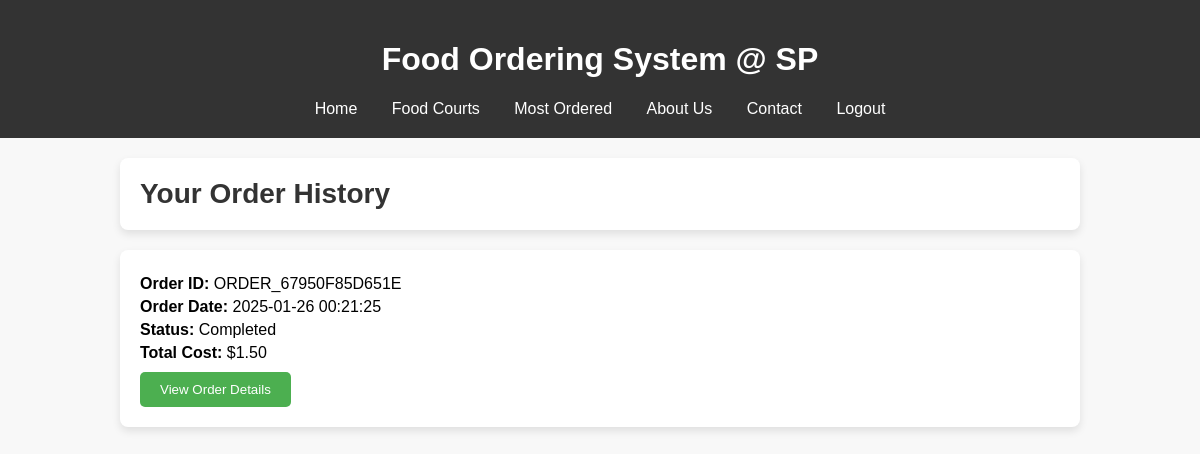
The app's page /UserProcess/OrderHistory.php (signed in), older data.
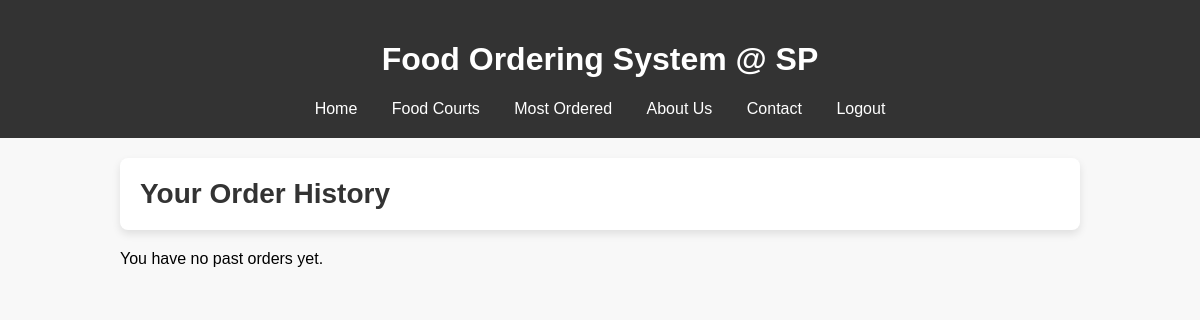
The same page, newer data.
### tables this page shows
CREATE TABLE `orders` (
  `order_id` int(11) NOT NULL,
  `user_id` int(11) NOT NULL,
  `total_amount` decimal(10,2) NOT NULL,
  `status` enum('Pending','Completed','Cancelled') DEFAULT 'Pending',
  `payment_method` varchar(50) NOT NULL,
  `order_date` datetime DEFAULT current_timestamp(),
  `tracking_id` varchar(255) NOT NULL
);

### UserProcess/OrderHistory.php (the view, shortened to what this page needs)
<?php
include '../scripts/common.php';
$user_id = $_SESSION['user_id'];
$query = "SELECT * FROM orders WHERE user_id = ? ORDER BY order_date DESC";
$stmt = $conn->prepare($query);
$stmt->bind_param("i", $user_id);
$stmt->execute();
$result = $stmt->get_result();
$orders = $result->fetch_all(MYSQLI_ASSOC);
?>
<!DOCTYPE html>
<html lang="en">
<head>
</head>
<body>
<header>
    <h1>Food Ordering System @ SP</h1>
    <nav>
        <a href="../Home.php">Home</a>
        <a href="../FoodCourts/FC.php">Food Courts</a>
        <a href="../Most_Order.php">Most Ordered</a>
        <a href="#">About Us</a>
        <a href="#">Contact</a>
        <a href="../UserProcess/login.php">Logout</a>
    </nav>
</header>
<div class="container">
    <div class="order-header">
        <h2>Your Order History</h2>
    </div>
    <?php if (count($orders) > 0): ?>
        <?php foreach ($orders as $order): ?>
            <div class="order">
                <div class="order-details">
                    <p><strong>Order ID:</strong> <?php echo htmlspecialchars($order['tracking_id']); ?></p>
                    <p><strong>Order Date:</strong> <?php echo htmlspecialchars($order['order_date']); ?></p>
                    <p><strong>Status:</strong> <?php echo htmlspecialchars($order['status']); ?></p>
                    <p><strong>Total Cost:</strong> $<?php echo number_format($order['total_amount'], 2); ?></p>
                </div>
                <button class="button" onclick="showOrderDetails(<?php echo $order['order_id']; ?>)">View Order Details</button>
            </div>
        <?php endforeach; ?>
    <?php else: ?>
        <p>You have no past orders yet.</p>
    <?php endif; ?>
</div>
</body>
</html>

### UserProcess/OrderHistory.php (style rules this page uses)
body { font-family: Arial, sans-serif; background-color: #f8f8f8; margin: 0; padding: 0; }
header { background-color: #333; color: white; padding: 20px; text-align: center; }
header nav a { color: white; margin: 0 15px; text-decoration: none; }
.container { width: 80%; margin: 20px auto; }
.order-header { background-color: #fff; padding: 20px; margin-bottom: 20px; border-radius: 8px; box-shadow: 0 4px 8px rgba(0, 0, 0, 0.1); }
.order-header h2 { margin: 0; font-size: 28px; color: #333; }
.order { background-color: #fff; padding: 20px; border-radius: 8px; box-shadow: 0 4px 8px rgba(0, 0, 0, 0.1); margin-bottom: 20px; }
.order .order-details { margin-bottom: 10px; }
.order .order-details p { margin: 5px 0; }
.order .button { padding: 10px 20px; background-color: #4CAF50; color: white; border: none; border-radius: 5px; cursor: pointer; }

Row changes from the older to the newer data that the page shows:
removed orders: tracking "ORDER_67950F85D651E", order_date "2025-01-26 00:21:25", status "Completed", total_amount "1.50"
Text that changed along with them:
text now shown: "You have no past orders yet."
